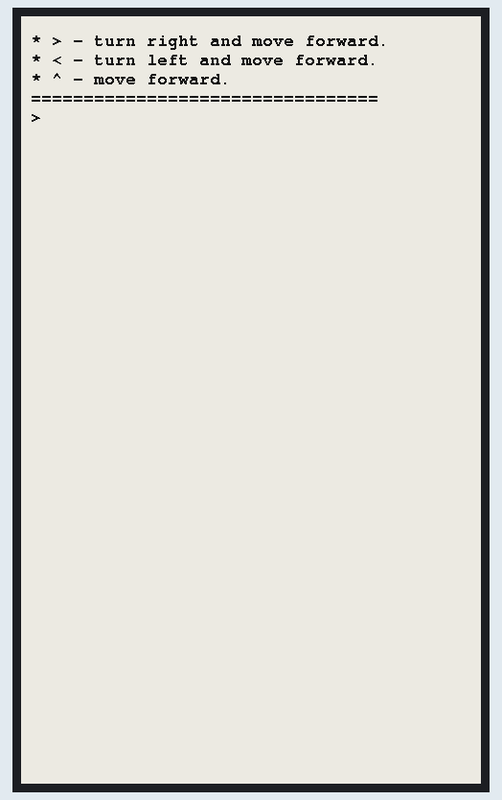
This sketch was run on a simulated Arduino Uno, built for the host (arithmetic inside an expression is 32-bit, double 64-bit). On the bench: 480×800 one-colour display. Random numbers use the default seed unless the sketch sets one.

Above: at 5.3 s.
At 37.7 s:
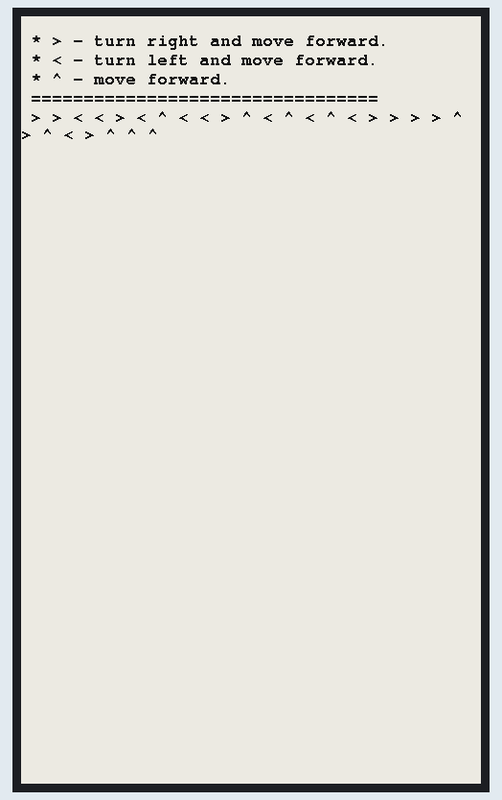

The sketch:

07_generated_rules_hand_drawn_on_paper.ino
```cpp
#include <GxEPD2_BW.h>
#include <Fonts/FreeMonoBold9pt7b.h>

#define MAX_STEPS 30

GxEPD2_BW<GxEPD2_750_T7, GxEPD2_750_T7::HEIGHT> display(GxEPD2_750_T7(/*CS=5*/ SS, /*DC=*/ 17, /*RST=*/ 16, /*BUSY=*/ 4));
int loop_count = 0;

const char choices[] = "^><";

void setup() {
  initDisplay();
}

void initDisplay() {
  display.init(0, true, 2, false);
  display.setRotation(1);
  display.setFont(&FreeMonoBold9pt7b);
  display.setTextColor(GxEPD_BLACK);
  display.clearScreen();
  display.fillScreen(GxEPD_WHITE);

  display.setCursor(10, 30);
  display.print("* > - turn right and move forward.");
  display.setCursor(10, 50);
  display.print("* < - turn left and move forward.");
  display.setCursor(10, 70);
  display.print("* ^ - move forward.");
  display.setCursor(10, 90);
  display.print("=================================");
  display.setCursor(10, 110);
}

void loop() {
  if (loop_count == MAX_STEPS) {
    display.print(".");
    display.displayWindow(0, 0, display.width(), display.height());
  } else if (loop_count > MAX_STEPS) {
    delay(1000);
  } else {
    display.print(choices[random(0, 3)]);
    display.print(" ");
    display.displayWindow(0, 0, display.width(), display.height());
  }
  loop_count++;
}
```
